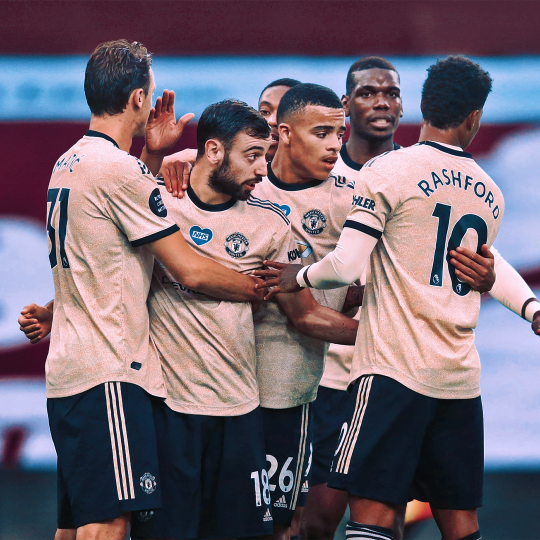
#> input picture Image-Processing/ImageCropper/Data/Man_United.jpeg, 1080 x 1080 px (shown at 1/2 size)
$ python crop.py
#> lines starting #> are read from the running program, lines starting #| are printed output that depends on the picture
import cv2
refpt = [] #List of refrence points

def select_roi (event,x,y,flags,param):
    global refpt #Global refrences

    if event == cv2.EVENT_LBUTTONDOWN: # When the left mouse button is cliked
        refpt = [(x , y)]

    elif event == cv2.EVENT_LBUTTONUP: # When the left mouse button is released
        refpt.append((x , y)) # recording the last coordinates
        cv2.rectangle(img_main,refpt[0],refpt[1],(0,255,0),2)
        cv2.imshow("frame",img_main)
        print("Selection Successful")

img = cv2.imread("Data/Man_United.jpeg")
#> img is the input picture: shape (1080, 1080, 3); mean B, G, R 114.6, 103.5, 117.4
img_main = cv2.resize(img,(400,400)) #Resizing image
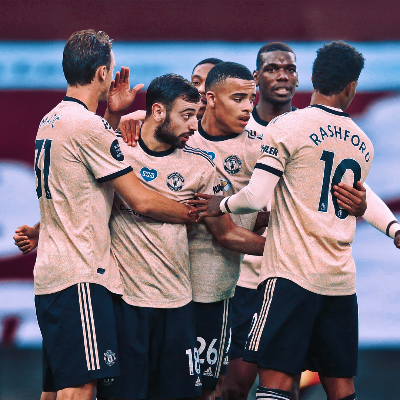
#> img_main: shape (400, 400, 3); mean B, G, R 114.5, 103.3, 117.3

clone = img_main.copy() # To reset the image after cropping
clone2 = img_main.copy() # To crop a section out without affecting the original image

cv2.namedWindow("frame")
cv2.setMouseCallback("frame",select_roi)

i = 1 # Numbering for saving images

while True:
    cv2.imshow("frame",img_main)
    var = cv2.waitKey(0)
#> (key q is pressed here)

    # Select a region , then press c to crop that portion

    if var == ord('c'): # Crop selected images

        if len(refpt) == 2:
            roi = clone2[ refpt[0][1] : refpt[1][1] , refpt[0][0] : refpt[1][0] ] # [x1:x2 , y1:y2]
            cv2.namedWindow("Crop")
            cv2.imshow("Crop",roi)
            print("Cropped")

            var2 = cv2.waitKey(0)

            if var2 == ord('s'): # Saving cropped image
                cv2.imwrite("Data/cropped image{}.png".format(i),roi)
                i = i+1
                print("image saved\n")
                cv2.destroyWindow("Crop")
                img_main = clone.copy()

            elif var2 == ord('r'): # Reset
                cv2.destroyWindow("Crop")
                print("Reset\n")
                img_main = clone.copy()

    elif var == ord('q'): # Exit the loop
        print("Exiting ...")
        break

cv2.destroyAllWindows()
